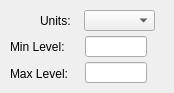
<?xml version="1.0" encoding="UTF-8"?>
<ui version="4.0">
 <class>dlgParameterInfo</class>
 <widget class="QDialog" name="dlgParameterInfo">
  <property name="geometry">
   <rect>
    <x>0</x>
    <y>0</y>
    <width>174</width>
    <height>93</height>
   </rect>
  </property>
  <property name="windowTitle">
   <string>Parameter Info</string>
  </property>
  <widget class="QLabel" name="label">
   <property name="geometry">
    <rect>
     <x>40</x>
     <y>13</y>
     <width>41</width>
     <height>16</height>
    </rect>
   </property>
   <property name="text">
    <string>Units:</string>
   </property>
  </widget>
  <widget class="QLabel" name="label_2">
   <property name="geometry">
    <rect>
     <x>10</x>
     <y>39</y>
     <width>71</width>
     <height>16</height>
    </rect>
   </property>
   <property name="text">
    <string>Min Level:</string>
   </property>
  </widget>
  <widget class="QLabel" name="label_3">
   <property name="geometry">
    <rect>
     <x>10</x>
     <y>66</y>
     <width>71</width>
     <height>16</height>
    </rect>
   </property>
   <property name="text">
    <string>Max Level:</string>
   </property>
  </widget>
  <widget class="QComboBox" name="comboBoxUnits">
   <property name="geometry">
    <rect>
     <x>84</x>
     <y>10</y>
     <width>71</width>
     <height>21</height>
    </rect>
   </property>
  </widget>
  <widget class="QLineEdit" name="lineEditMinVal">
   <property name="geometry">
    <rect>
     <x>85</x>
     <y>36</y>
     <width>62</width>
     <height>21</height>
    </rect>
   </property>
  </widget>
  <widget class="QLineEdit" name="lineEditMaxVal">
   <property name="geometry">
    <rect>
     <x>85</x>
     <y>62</y>
     <width>62</width>
     <height>21</height>
    </rect>
   </property>
  </widget>
 </widget>
 <resources/>
 <connections/>
</ui>
